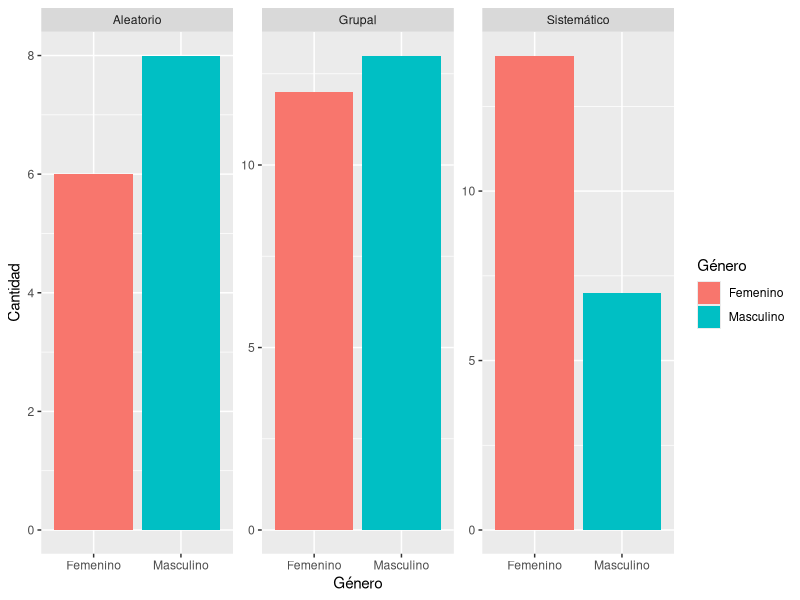
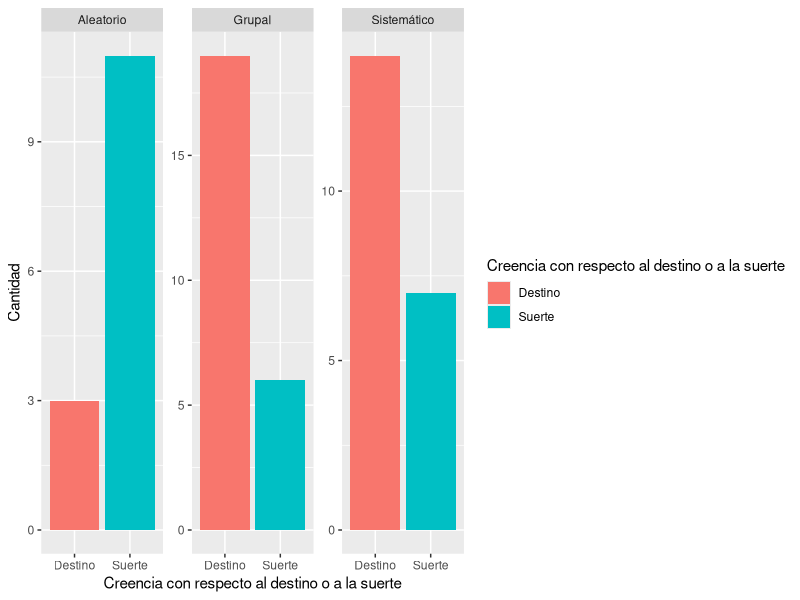
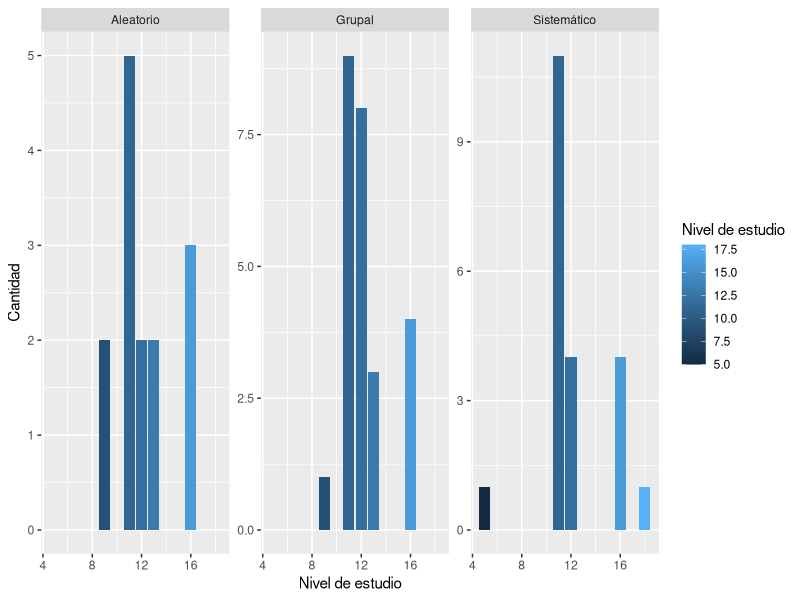
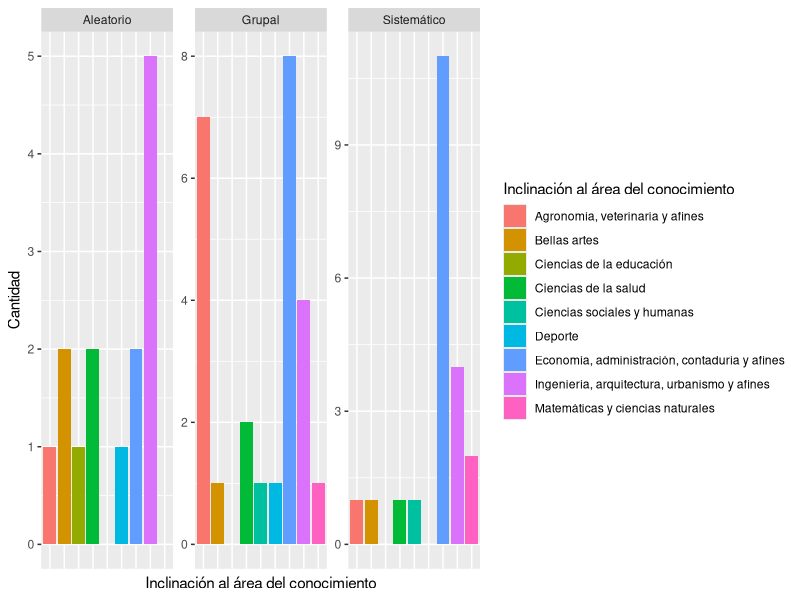
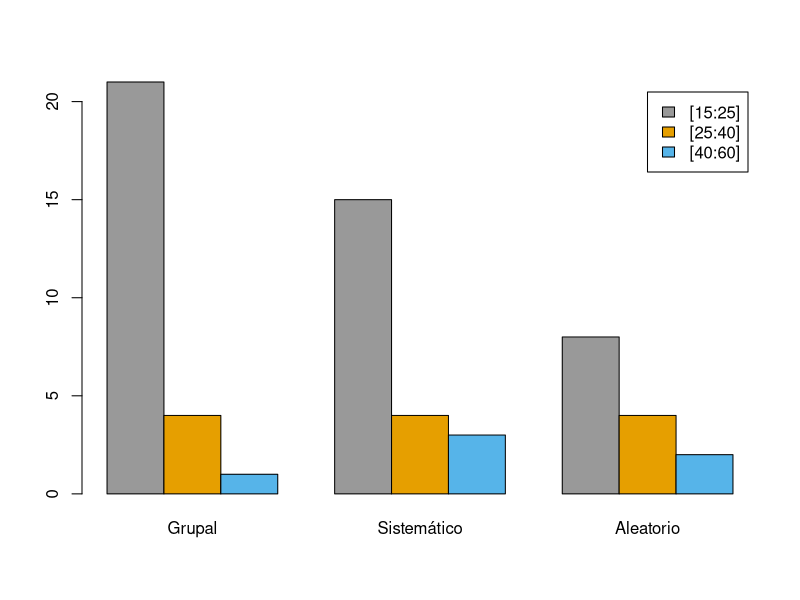
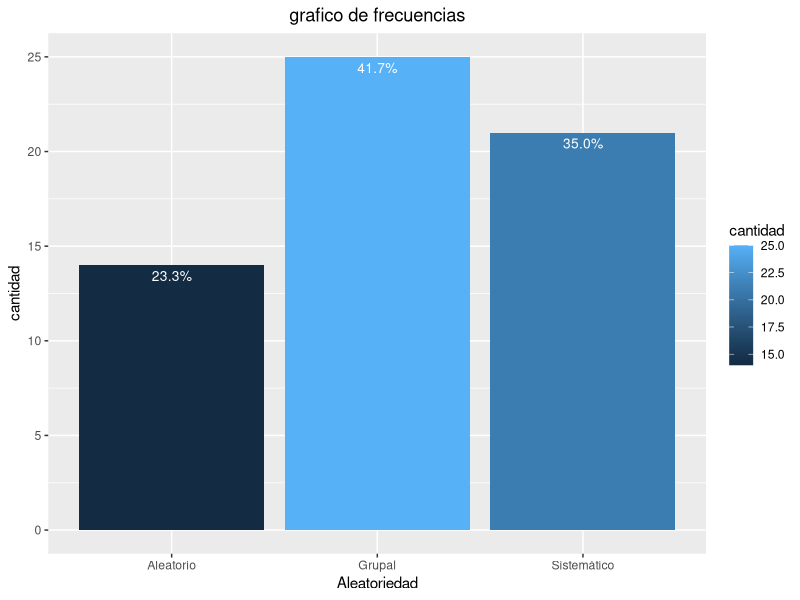

R code for these plots, in order:
## ---- chunk 1
knitr::opts_chunk$set(echo = TRUE)
## ---- chunk 2

# instalacion de librearias

library(tidyverse)
library(readxl)
library(dplyr)


## ---- chunk 3
# Lectura de la base de datos 

base <- read_excel("Respuestas trabajo estadistica.xlsx")

# copia 
base2 <- base


## ---- chunk 4


# primera grafca

grafica1 <- base2 %>% 
  select(Género, Aleatoriedad) %>% 
  mutate(Género = str_replace(Género, "F", "Femenino")) %>%
  mutate(Género = str_replace(Género, "M", "Masculino")) %>% 
  group_by(Aleatoriedad, Género) %>% 
  summarise(Cantidad = n())

ggplot(grafica1, aes(x =Género,  y = Cantidad, group = Aleatoriedad, fill = Género))+
  geom_bar(stat = "identity")+
  facet_wrap(~Aleatoriedad, scales = "free_y")
## ---- chunk 5
Grafica2 <- base2 %>% 
  select(`Creencia con respecto al destino o a la suerte`, Aleatoriedad) %>% 
  group_by(Aleatoriedad, `Creencia con respecto al destino o a la suerte`) %>% 
  summarise(Cantidad = n())

ggplot(Grafica2, aes(x =`Creencia con respecto al destino o a la suerte`,  y = Cantidad, group = Aleatoriedad, fill = `Creencia con respecto al destino o a la suerte`))+
  geom_bar(stat = "identity")+
  facet_wrap(~Aleatoriedad, scales = "free_y")
## ---- chunk 6
Grafica3 <- base2 %>% 
  select(`Nivel de estudio`, Aleatoriedad) %>% 
  group_by(Aleatoriedad, `Nivel de estudio`) %>% 
  summarise(Cantidad = n())

ggplot(Grafica3, aes(x =`Nivel de estudio`,  y = Cantidad, group = Aleatoriedad, fill = `Nivel de estudio`))+
  geom_bar(stat = "identity")+
  facet_wrap(~Aleatoriedad, scales = "free_y")
## ---- chunk 7
Grafica4 <- base2 %>% 
  select(`Inclinación al área del conocimiento`, Aleatoriedad) %>% 
  group_by(Aleatoriedad, `Inclinación al área del conocimiento`) %>% 
  summarise(Cantidad = n())

ggplot(Grafica4, aes(x =`Inclinación al área del conocimiento`,  y = Cantidad, group = Aleatoriedad, fill = `Inclinación al área del conocimiento`))+
  geom_bar(stat = "identity")+
  facet_wrap(~Aleatoriedad, scales = "free_y")+
  theme(axis.text.x=element_blank(),
        axis.ticks.x=element_blank())
## ---- chunk 8
Grafica5 <- base2 %>% 
  select(Edad, Aleatoriedad) %>% 
  mutate(Edad = as.numeric(Edad)) %>% 
  filter(Edad %in% c(15:25)) %>% 
  group_by(Aleatoriedad, Edad) %>% 
  summarise(Cantidad = n())

total01 <- bind_rows(Grafica5 %>% rownames_to_column())


a <- total01 %>% 
  select(Aleatoriedad, Cantidad) %>% 
  filter(Aleatoriedad %in% "Grupal") %>% 
  group_by(Aleatoriedad) %>% 
  summarise(j = sum(Cantidad))

b <- total01 %>% 
  select(Aleatoriedad, Cantidad) %>% 
  filter(Aleatoriedad %in% "Sistemático") %>% 
  group_by(Aleatoriedad) %>% 
  summarise(j = sum(Cantidad))

c <- total01 %>% 
  select(Aleatoriedad, Cantidad) %>% 
  filter(Aleatoriedad %in% "Aleatorio") %>% 
  group_by(Aleatoriedad) %>% 
  summarise(j = sum(Cantidad))

j = rbind(a,b,c)

v <- as.data.frame(t(j[,-1]))
t<- bind_rows(v %>% rownames_to_column())


t2<- t%>%
  dplyr::rename("Grupal"=V1,Sistemático=V2,"Intervalo"=rowname, Aleatorio = V3)

t2 <- t2 %>% 
  mutate(Intervalo = str_replace(Intervalo, "j", "[15;25]"))




## ---- chunk 9
Grafica5.1 <- base2 %>% 
  select(Edad, Aleatoriedad) %>% 
  mutate(Edad = as.numeric(Edad)) %>% 
  filter(Edad %in% c(25:40)) %>% 
  group_by(Aleatoriedad, Edad) %>% 
  summarise(Cantidad = n())

total011 <- bind_rows(Grafica5.1 %>% rownames_to_column())


a1 <- total011 %>% 
  select(Aleatoriedad, Cantidad) %>% 
  filter(Aleatoriedad %in% "Grupal") %>% 
  group_by(Aleatoriedad) %>% 
  summarise(j = sum(Cantidad))

b1 <- total011 %>% 
  select(Aleatoriedad, Cantidad) %>% 
  filter(Aleatoriedad %in% "Sistemático") %>% 
  group_by(Aleatoriedad) %>% 
  summarise(j = sum(Cantidad))

c1 <- total011 %>% 
  select(Aleatoriedad, Cantidad) %>% 
  filter(Aleatoriedad %in% "Aleatorio") %>% 
  group_by(Aleatoriedad) %>% 
  summarise(j = sum(Cantidad))

j1 = rbind(a1,b1,c1)

p <- as.data.frame(t(j1[,-1]))
y<- bind_rows(p %>% rownames_to_column())


y<- y%>%
  dplyr::rename("Grupal"=V1,Sistemático=V2,"Intervalo"=rowname, Aleatorio = V3)

y<- y %>% 
  mutate(Intervalo = str_replace(Intervalo, "j", "[25;40]"))


## ---- chunk 10
Grafica5.2 <- base2 %>% 
  select(Edad, Aleatoriedad) %>% 
  mutate(Edad = as.numeric(Edad)) %>% 
  filter(Edad %in% c(40:60)) %>% 
  group_by(Aleatoriedad, Edad) %>% 
  summarise(Cantidad = n())

total0111 <- bind_rows(Grafica5.2 %>% rownames_to_column())


a2 <- total0111 %>% 
  select(Aleatoriedad, Cantidad) %>% 
  filter(Aleatoriedad %in% "Grupal") %>% 
  group_by(Aleatoriedad) %>% 
  summarise(j = sum(Cantidad))

b2 <- total0111 %>% 
  select(Aleatoriedad, Cantidad) %>% 
  filter(Aleatoriedad %in% "Sistemático") %>% 
  group_by(Aleatoriedad) %>% 
  summarise(j = sum(Cantidad))

c2 <- total0111 %>% 
  select(Aleatoriedad, Cantidad) %>% 
  filter(Aleatoriedad %in% "Aleatorio") %>% 
  group_by(Aleatoriedad) %>% 
  summarise(j = sum(Cantidad))

j2 = rbind(a2,b2,c2)

p1 <- as.data.frame(t(j2[,-1]))
y1<- bind_rows(p1 %>% rownames_to_column())


y1<- y1%>%
  dplyr::rename("Grupal"=V1,Sistemático=V2,"Intervalo"=rowname, Aleatorio = V3)

y1<- y1 %>% 
  mutate(Intervalo = str_replace(Intervalo, "j", "[40;60]"))


## ---- chunk 11
ultima <- rbind(t2,y, y1)

q <- as.data.frame(t(ultima[,-1]))

q11<- q%>%
  dplyr::rename("[15:25]"=V1,"[25:40]"=V2, "[40:60]" = V3)

q2 <- t(q11)

## ---- chunk 12

barplot(q2, col = c("#999999", "#E69F00", "#56B4E9"),
        legend = rownames(q2),
        beside = TRUE)


## ---- chunk 13
library(scales)
grafica6 <- base2 %>% 
  select(Aleatoriedad, Edad) %>% 
  group_by(Aleatoriedad) %>% 
  summarise(cantidad = n())

grafica6$prob <- round(prop.table(grafica6$cantidad), 4)*100

ggplot(data=grafica6, aes(x=Aleatoriedad, y=cantidad, fill = cantidad)) + 
    geom_bar(stat="identity", position = 'dodge')+
  geom_text(aes(label= percent(prob/100)), vjust=1.6, color="white", size=3.5)+
  ggtitle("grafico de frecuencias")+
  theme(plot.title = element_text(hjust = 0.5))
